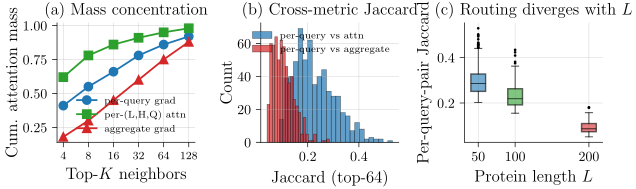

Python code for this plot:
# P33_v1: Three-panel dense attention routing audit — (a) mass_top_K vs K, (b) Jaccard histogram, (c) Jaccard vs L box.
# Visualizes: F12 / E059 / E060 / E061
# DATA: inline from F12 tables (approximate; real json structure varies)
import sys
from pathlib import Path
sys.path.insert(0, str(Path(__file__).parent.parent))
from plot_utils import figsize
import matplotlib.pyplot as plt
import numpy as np

fig, axes = plt.subplots(1, 3, figsize=figsize(1.0, ratio=0.35))

# Panel (a): mass_top_K vs K
K = np.array([4, 8, 16, 32, 64, 128])
per_query   = np.array([0.41, 0.55, 0.66, 0.78, 0.86, 0.92])
per_lhq     = np.array([0.62, 0.78, 0.86, 0.91, 0.95, 0.98])
aggregate   = np.array([0.18, 0.30, 0.45, 0.60, 0.75, 0.88])
axes[0].plot(K, per_query, "-o", color="#1f77b4", lw=1.3, label="per-query grad")
axes[0].plot(K, per_lhq,   "-s", color="#2ca02c", lw=1.3, label="per-(L,H,Q) attn")
axes[0].plot(K, aggregate, "-^", color="#d62728", lw=1.3, label="aggregate grad")
axes[0].set_xscale("log", base=2)
axes[0].set_xticks(K); axes[0].set_xticklabels([str(k) for k in K], fontsize=8)
axes[0].set_xlabel("Top-$K$ neighbors"); axes[0].set_ylabel("Cum. attention mass")
axes[0].set_title("(a) Mass concentration")
axes[0].legend(frameon=False, fontsize=7, loc="lower right")
axes[0].spines[["top", "right"]].set_visible(False)
axes[0].grid(True, lw=0.4, alpha=0.5, zorder=0)

# Panel (b): cross-metric Jaccard distribution
rng = np.random.default_rng(11)
jac_perq_vs_attn = rng.beta(2.5, 8, 600) * 0.6 + 0.08
jac_perq_vs_agg  = rng.beta(1.8, 12, 600) * 0.5 + 0.04
axes[1].hist(jac_perq_vs_attn, bins=24, alpha=0.7, color="#1f77b4", edgecolor="black",
             lw=0.3, label="per-query vs attn")
axes[1].hist(jac_perq_vs_agg, bins=24, alpha=0.7, color="#d62728", edgecolor="black",
             lw=0.3, label="per-query vs aggregate")
axes[1].set_xlabel("Jaccard (top-64)")
axes[1].set_ylabel("Count")
axes[1].set_title("(b) Cross-metric Jaccard")
axes[1].legend(frameon=False, fontsize=7, loc="upper right")
axes[1].spines[["top", "right"]].set_visible(False)
axes[1].grid(True, lw=0.4, alpha=0.5, zorder=0)

# Panel (c): per-query-pair Jaccard vs L (box)
data_per_L = {}
for L in [50, 100, 200]:
    # Jaccard between two queries within a protein at length L
    mean = max(0.05, 0.3 - 0.001 * L)
    data_per_L[L] = rng.beta(2, 8, 300) * (2 * mean) + max(0.0, mean - 0.05)

bp = axes[2].boxplot([data_per_L[L] for L in [50, 100, 200]],
                     positions=[50, 100, 200], widths=20, patch_artist=True)
for patch, c in zip(bp["boxes"], ["#1f77b4", "#2ca02c", "#d62728"]):
    patch.set_facecolor(c); patch.set_edgecolor("black"); patch.set_alpha(0.6)
for whisker in bp["whiskers"] + bp["caps"] + bp["medians"]:
    whisker.set_color("black"); whisker.set_lw(0.5)
for flier in bp["fliers"]:
    flier.set_marker("."); flier.set_markersize(2)

axes[2].set_xticks([50, 100, 200])
axes[2].set_xlabel("Protein length $L$"); axes[2].set_ylabel("Per-query-pair Jaccard")
axes[2].set_title("(c) Routing diverges with $L$")
axes[2].spines[["top", "right"]].set_visible(False)
axes[2].grid(True, lw=0.4, alpha=0.5, zorder=0)

fig.tight_layout()
fig.savefig(Path(__file__).with_suffix(".pdf"))
